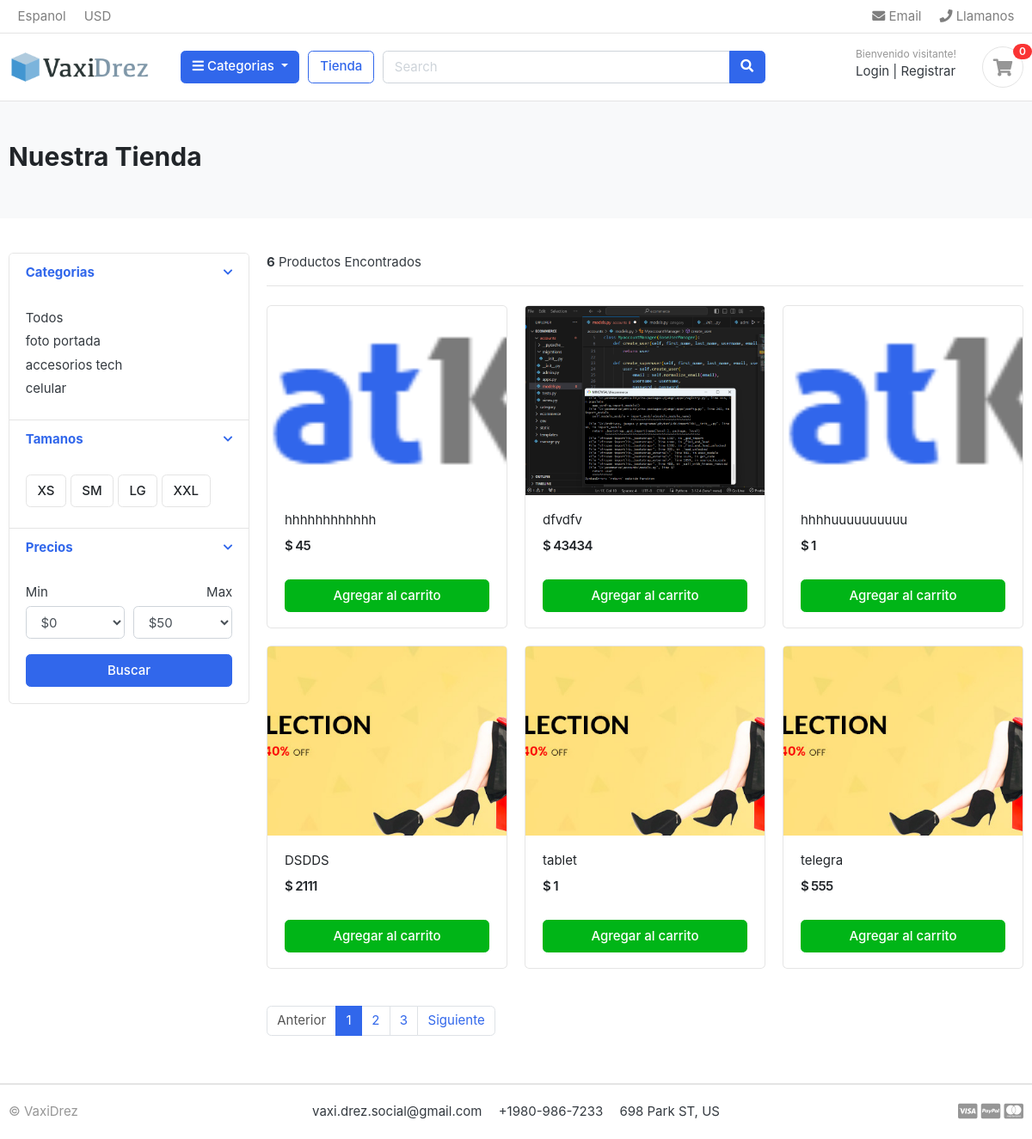
/store/, run on the app's committed database.
### category/models.py (models this page shows, shortened)
class Category(models.Model):
    category_name = models.CharField(max_length=20, unique=True)
    description = models.CharField(max_length=255, blank=True)
    slug = models.CharField(max_length=100, unique= True)
    cat_image = models.ImageField(upload_to = 'photos/categories', blank = True)
    class Meta:
        verbose_name = 'category'
        verbose_name_plural = 'categories'
    def get_url(self):
        return reverse('products_by_category', args = [self.slug])

### store/models.py (models this page shows, shortened)
class Product(models.Model):
    product_name = models.CharField(max_length=200, unique=True)
    slug = models.CharField(max_length=200, unique=True)
    description = models.TextField(max_length=500, blank=True)
    price = models.IntegerField()
    images = models.ImageField(upload_to='photos/products')
    stock = models.IntegerField()
    is_available = models.BooleanField(default=True)
    category = models.ForeignKey(Category, on_delete=models.CASCADE)
    created_date = models.DateTimeField(auto_now_add=True)
    modified_date = models.DateTimeField(auto_now=True)
    def get_url(self):
        return reverse('product_detail', args=[self.category.slug, self.slug])

### store/views.py (the view)
# urls.py: path('store/', include('store.urls')),
def store(request, category_slug = None):
    categories = None
    products = None
    if category_slug != None:
        categories = get_object_or_404(Category, slug = category_slug)
        products = Product.objects.filter(category = categories, is_available =True)
        product_count = products.count()
    else:
        products = Product.objects.all().filter(is_available=True)
        product_count = products.count()
    context = {
        'products' : products,
        'product_count': product_count,
    }
    return render(request, 'store/store.html', context)

### category/context_processors.py (called while the page is built)
def menu_links(request):
    links = Category.objects.all()
    return dict(links=links)

### templates/store/store.html (shortened to what this page needs)
{% extends 'base.html' %}
{% block content %}
<section class="section-pagetop bg">
    <div class="container">
        <h2 class="title-page">Nuestra Tienda</h2>
    </div>
    </section>
<section class="section-content padding-y">
    <div class="container">
    <div class="row">
        <aside class="col-md-3">
    <div class="card">
        <article class="filter-group">
            <header class="card-header">
                <a href="#" data-toggle="collapse" data-target="#collapse_1" aria-expanded="true" class="">
                    <i class="icon-control fa fa-chevron-down"></i>
                    <h6 class="title">Categorias</h6>
                </a>
            </header>
            <div class="filter-content collapse show" id="collapse_1" style="">
                <div class="card-body">
                    <ul class="list-menu">
                    <li><a href="{% url 'store' %}">Todos</a></li>
                    {% for category in links %}
                    <li><a href="{{ category.get_url }}">{{ category.category_name }}</a></li>
                    {% endfor %}
                    </ul>
                </div>
            </div>
        </article>
        <article class="filter-group">
            <header class="card-header">
                <a href="#" data-toggle="collapse" data-target="#collapse_4" aria-expanded="true" class="">
                    <i class="icon-control fa fa-chevron-down"></i>
                    <h6 class="title">Tamanos </h6>
                </a>
            </header>
            <div class="filter-content collapse show" id="collapse_4" style="">
                <div class="card-body">
                  <label class="checkbox-btn">
                    <span class="btn btn-light"> XS </span>
                  </label>
                  <label class="checkbox-btn">
                    <span class="btn btn-light"> SM </span>
                  </label>
                  <label class="checkbox-btn">
                    <span class="btn btn-light"> LG </span>
                  </label>
                  <label class="checkbox-btn">
                    <span class="btn btn-light"> XXL </span>
                  </label>
            </div>
            </div>
        </article>
        <article class="filter-group">
            <header class="card-header">
                <a href="#" data-toggle="collapse" data-target="#collapse_3" aria-expanded="true" class="">
                    <i class="icon-control fa fa-chevron-down"></i>
                    <h6 class="title">Precios </h6>
                </a>
            </header>
            <div class="filter-content collapse show" id="collapse_3" style="">
                <div class="card-body">
                    <div class="form-row">
                    <div class="form-group col-md-6">
                      <label>Min</label>
                          <select class="mr-2 form-control">
                            <option value="0">$0</option>
                        </select>
                    </div>
                    <div class="form-group text-right col-md-6">
                      <label>Max</label>
                          <select class="mr-2 form-control">
                            <option value="50">$50</option>
                        </select>
                    </div>
                    </div>
                    <button class="btn btn-block btn-primary">Buscar</button>
                </div>
            </div>
        </article>
    </div>
        </aside>
        <main class="col-md-9">
    <header class="border-bottom mb-4 pb-3">
            <div class="form-inline">
                <span class="mr-md-auto"><b>{{product_count}}</b> Productos Encontrados </span>
            </div>
    </header>
    <div class="row">
        {% for product in products %}
        <div class="col-md-4">
            <figure class="card card-product-grid">
                <div class="img-wrap">
                    <a href="{{ product.get_url }}"><img src="{{ product.images.url }}"></a>
                </div>
                <figcaption class="info-wrap">
                    <div class="fix-height">
                        <a href="{{ product.get_url }}" class="title">{{product.product_name}}</a>
                        <div class="price-wrap mt-2">
                            <span class="price">$ {{ product.price }}</span>
                        </div>
                    </div>
                    <a href="#" class="btn btn-block btn-success">Agregar al carrito </a>
                </figcaption>
            </figure>
        </div>
        {% endfor %}
    </div>
    <nav class="mt-4" aria-label="Page navigation sample">
      <ul class="pagination">
        <li class="page-item disabled"><a class="page-link" href="#">Anterior</a></li>
        <li class="page-item active"><a class="page-link" href="#">1</a></li>
        <li class="page-item"><a class="page-link" href="#">2</a></li>
        <li class="page-item"><a class="page-link" href="#">3</a></li>
        <li class="page-item"><a class="page-link" href="#">Siguiente</a></li>
      </ul>
    </nav>
        </main>
    </div>
    </div>
    </section>
{% endblock %}

### templates/base.html (shortened to what this page needs)
{% load static %}
<!DOCTYPE HTML>
<html lang="en">
<head>
<link href="{% static 'css/bootstrap.css' %}" rel="stylesheet" type="text/css"/>
<link href="{% static 'fonts/fontawesome/css/all.min.css' %}" type="text/css" rel="stylesheet">
<link href="{% static 'css/ui.css' %}" rel="stylesheet" type="text/css"/>
<link href="{% static 'css/responsive.css' %}" rel="stylesheet" media="only screen and (max-width: 1200px)" />
</head>
<body>
    {% include 'includes/navbar.html' %}
    {% block content %}
    {% endblock %}
    {% include 'includes/footer.html' %}

### templates/includes/navbar.html (shortened to what this page needs)
{% load static %}
<header class="section-header">
    <nav class="navbar p-md-0 navbar-expand-sm navbar-light border-bottom">
    <div class="container">
      <div class="collapse navbar-collapse" id="navbarTop4">
        <ul class="navbar-nav mr-auto">
            <li class="nav-item dropdown">
                 <a href="#" class="nav-link">   Espanol </a>
            </li>
            <li class="nav-item dropdown">
                <a href="#" class="nav-link"> USD </a>
            </li>
        </ul>
        <ul class="navbar-nav">
            <li><a href="#" class="nav-link"> <i class="fa fa-envelope"></i> Email </a></li>
            <li><a href="#" class="nav-link"> <i class="fa fa-phone"></i> Llamanos</a></li>
        </ul>
      </div>
    </div>
    </nav>
    <section class="header-main border-bottom">
        <div class="container">
    <div class="row align-items-center">
        <div class="col-lg-2 col-md-3 col-6">
            <a href="{% url 'home' %}" class="brand-wrap">
                <img class="logo" src="{% static './images/logo01.png' %}">
            </a>
        </div>
        <div class="col-lg col-sm col-md col-6 flex-grow-0">
            <div class="category-wrap dropdown d-inline-block float-right">
                <button type="button" class="btn btn-primary dropdown-toggle" data-toggle="dropdown">
                    <i class="fa fa-bars"></i> Categorias
                </button>
            </div>
        </div>
        <a href="{% url 'store' %}" class="btn btn-outline-primary">Tienda</a>
        <div class="col-lg  col-md-6 col-sm-12 col">
            <form action="#" class="search">
                <div class="input-group w-100">
                    <input type="text" class="form-control" style="width:60%;" placeholder="Search">
                    <div class="input-group-append">
                      <button class="btn btn-primary" type="submit">
                        <i class="fa fa-search"></i>
                      </button>
                    </div>
                </div>
            </form>
        </div>
        <div class="col-lg-3 col-sm-6 col-8 order-2 order-lg-3">
                    <div class="d-flex justify-content-end mb-3 mb-lg-0">
                        <div class="widget-header">
                            <small class="title text-muted">Bienvenido visitante!</small>
                            <div>
                                <a href="./signin.html">Login</a> <span class="dark-transp"> | </span>
                                <a href="./register.html"> Registrar</a>
                            </div>
                        </div>
                        <a href="./cart.html" class="widget-header pl-3 ml-3">
                            <div class="icon icon-sm rounded-circle border"><i class="fa fa-shopping-cart"></i></div>
                            <span class="badge badge-pill badge-danger notify">0</span>
                        </a>
                    </div>
                </div>
    </div>
        </div>
    </section>
    </header>

### templates/includes/footer.html
<footer class="section-footer border-top">
	<div class="container">
		<section class="footer-bottom border-top row">
			<div class="col-md-2">
				<p class="text-muted"> &copy VaxiDrez </p>
			</div>
			<div class="col-md-8 text-md-center">
				<span  class="px-2">vaxi.drez.social@gmail.com</span>
				<span  class="px-2">+1980-986-7233</span>
				<span  class="px-2">698 Park ST, US</span>
			</div>
			<div class="col-md-2 text-md-right text-muted">
				<i class="fab fa-lg fa-cc-visa"></i>
				<i class="fab fa-lg fa-cc-paypal"></i>
				<i class="fab fa-lg fa-cc-mastercard"></i>
			</div>
		</section>
	</div>
</footer>

### static/css/ui.css (style rules this page uses)
html { font-family: "Inter", sans-serif; font-size: 15px; }
.img-wrap { text-align: center; display: block; }
.img-wrap img { max-width: 100%; }
.price-wrap { letter-spacing: -0.7px; }
.icon-xs, .icon-sm, .icon-md, .icon-lg { display: inline-block; text-align: center; flex-shrink: 0; flex-grow: 0; }
.icon-sm { width: 48px; height: 48px; line-height: 48px !important; font-size: 20px; }
.padding-y { padding-top: 40px; padding-bottom: 40px; }
figure { margin-bottom: 0; }
article:after, .form-group:after { display: block; clear: both; content: ""; }
.bg { background-color: #f8f9fa; }
.title-page { color: #212529; }
p:last-child { margin-bottom: 0; }
.header-main { position: relative; padding-top: 1rem; padding-bottom: 1rem; }
.brand-wrap .logo, .navbar-brand .logo { margin-right: 7px; max-height: 42px; display: inline-block; }
.widget-header { display: inline-block; vertical-align: middle; position: relative; }
.widget-header a { color: #343a40; }
.widget-header i { color: #969696; }
.widget-header .title { display: block; }
.widget-header .notify { position: absolute; top: -3px; right: -10px; }
.footer-bottom { padding-top: 20px; padding-bottom: 20px; }
.btn-light { background-color: #fff; border-color: #e4e4e4; }
[class*=list-] li:after { visibility: hidden; display: block; content: ""; overflow: hidden; height: 0; clear: both; }
.list-menu { list-style: none; margin: 0; padding-left: 0; }
.list-menu li { margin-bottom: 5px; }
.list-menu a { color: #343a40; }
[class*=card-product] a.title { color: #212529; display: block; }
[class*=card-product] .img-wrap { overflow: hidden; position: relative; }
[class*=card-product] .img-wrap img { height: 100%; max-width: 100%; width: auto; display: inline-block; -o-object-fit: cover; object-fit: cover; }
.card-product-grid { margin-bottom: 20px; }
.card-product-grid .img-wrap { border-radius: 0.2rem 0.2rem 0 0; height: 220px; }
.card-product-grid .info-wrap { overflow: hidden; padding: 18px 20px; }
.card-product-grid .fix-height { height: 80px; overflow: hidden; }
.card .img-wrap { overflow: hidden; }
.notify { position: absolute; top: -4px; right: -10px; display: inline-block; padding: 0.25em 0.6em; font-size: 12px; line-height: 1; text-align: center; border-radius: 3rem; color: #fff; background-color: #fa3434; }
.price { font-weight: 600; color: #212529; }
.icon-control { margin-top: 5px; float: right; font-size: 80%; }
.card-header .title { margin-bottom: 0; line-height: 1.5; }
.filter-group { border-bottom: 1px solid #e4e4e4; }
.filter-group .card-header { border-bottom: 0; }
.filter-group:last-child { border-bottom: 0; }
.checkbox-btn { position: relative; }
.section-pagetop { padding: 45px 0; }

### data on the page
Category: category_name "foto portada"
Category: category_name "accesorios tech"
Category: category_name "celular"
Product: images (picture), product_name "hhhhhhhhhhhh", price "45"
Product: images (picture), product_name "dfvdfv", price "43434"
Product: images (picture), product_name "hhhhuuuuuuuuuu", price "1"
Product: images (picture), product_name "DSDDS", price "2111"
Product: images (picture), product_name "tablet", price "1"
Product: images (picture), product_name "telegra", price "555"

### other printed values
{{ product_count }} "6"
